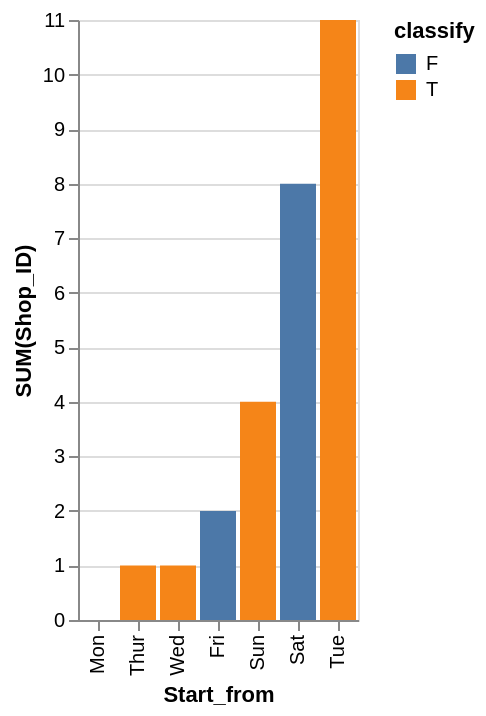

Here is the Vega-Lite specification saved for this chart:
### Vega-Lite specification from a JSON file in a GitHub repository (floating-point values rounded to 4 significant figures)
{"data": {"values": [{"x_data": "Mon", "y_data": 0, "classify": "F"}, {"x_data": "Thur", "y_data": 0, "classify": "F"}, {"x_data": "Wed", "y_data": 0, "classify": "F"}, {"x_data": "Fri", "y_data": 2, "classify": "F"}, {"x_data": "Sun", "y_data": 0, "classify": "F"}, {"x_data": "Sat", "y_data": 8, "classify": "F"}, {"x_data": "Tue", "y_data": 0, "classify": "F"}, {"x_data": "Mon", "y_data": 0, "classify": "T"}, {"x_data": "Thur", "y_data": 1, "classify": "T"}, {"x_data": "Wed", "y_data": 1, "classify": "T"}, {"x_data": "Fri", "y_data": 0, "classify": "T"}, {"x_data": "Sun", "y_data": 4, "classify": "T"}, {"x_data": "Sat", "y_data": 0, "classify": "T"}, {"x_data": "Tue", "y_data": 11, "classify": "T"}]}, "mark": "bar", "encoding": {"x": {"field": "x_data", "type": "nominal", "title": "Start_from", "sort": {"op": "sum", "field": "y_data", "order": "ascending"}}, "y": {"field": "y_data", "type": "quantitative", "title": "SUM(Shop_ID)"}, "color": {"field": "classify"}}}
